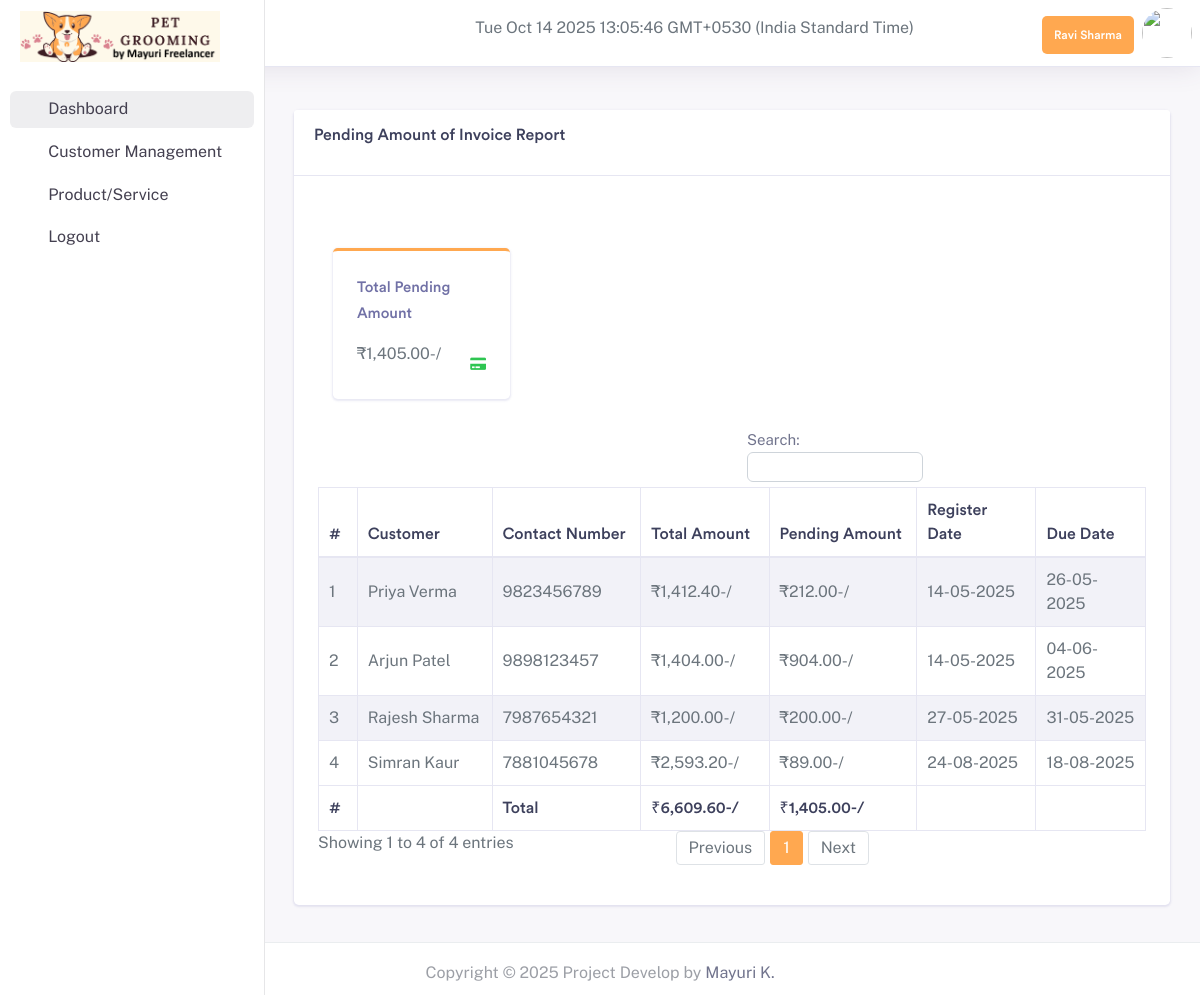
The app's page /pet_grooming/admin/pending_amount.php (signed in) with its own data.
### tables this page shows
CREATE TABLE `tbl_manage_website` (
  `id` int(11) NOT NULL,
  `title` varchar(600) NOT NULL,
  `short_title` varchar(600) NOT NULL,
  `logo` text NOT NULL,
  `footer` text NOT NULL,
  `currency_code` varchar(600) NOT NULL,
  `currency_symbol` varchar(255) DEFAULT NULL,
  `login_logo` text NOT NULL,
  `invoice_logo` text NOT NULL,
  `background_login_image` text NOT NULL,
  `status` int(11) NOT NULL,
  `deduct` tinyint(4) NOT NULL,
  `instance` varchar(400) NOT NULL,
  `access` varchar(400) NOT NULL,
  `term` longtext NOT NULL,
  `sign` varchar(200) NOT NULL,
  `bank` varchar(600) NOT NULL,
  `acc_no` varchar(600) NOT NULL,
  `ifsc` varchar(600) NOT NULL,
  `branch` varchar(600) NOT NULL,
  `badd` varchar(600) NOT NULL,
  `favicon` varchar(500) NOT NULL,
  `qr` varchar(600) NOT NULL
);

CREATE TABLE `tbl_invoice` (
  `id` int(100) NOT NULL,
  `build_date` date NOT NULL,
  `inv_no` varchar(50) NOT NULL,
  `user` varchar(100) NOT NULL,
  `customer_id` varchar(200) NOT NULL,
  `status` tinyint(4) NOT NULL COMMENT '0:order,1:estimate',
  `subtotal` double(10,2) NOT NULL,
  `discount` double(10,2) NOT NULL,
  `final_total` double(10,2) NOT NULL,
  `advance_total` int(100) NOT NULL,
  `due_total` int(100) NOT NULL,
  `paid_amt` int(100) NOT NULL,
  `ptype` int(50) NOT NULL,
  `delete_status` tinyint(4) NOT NULL,
  `currentdatetime` timestamp NOT NULL DEFAULT current_timestamp() ON UPDATE current_timestamp(),
  `created_date` date DEFAULT NULL,
  `due_date` date NOT NULL DEFAULT current_timestamp(),
  `gst_rate` double(10,2) NOT NULL
);

CREATE TABLE `tbl_customer` (
  `cust_id` int(11) NOT NULL,
  `cust_name` varchar(50) NOT NULL,
  `cust_mob` bigint(10) NOT NULL,
  `cust_email` varchar(50) NOT NULL,
  `cust_address` varchar(50) NOT NULL,
  `state` varchar(250) NOT NULL,
  `gstin` varchar(250) NOT NULL
);

### pet_grooming/admin/pending_amount.php (the view, shortened to what this page needs)
<?php include('include/head.php'); ?>
<?php include('include/header.php'); ?>
<?php include('include/sidebar.php'); ?>
<div class="dashboard-wrapper">
    <div class="container-fluid  dashboard-content">
        <div class="row">
            <div class="col-xl-12 col-lg-12 col-md-12 col-sm-12 col-12">
                <div class="card">
                    <div class="card-header">
                        <h4>Pending Amount of Invoice Report </h4>
                    </div>
                    <div class="card-body">
                        <br />
                        <br />
                        <div class="container">
                        <div class="row">
                                <div class="col-xl-3 col-lg-3 col-md-6 col-sm-12 col-12">
                                    <div class="card border-3 border-top border-top-primary">
                                        <div class="card-body">
                                            <h5 class="text-muted">Total Pending Amount</h5>
                                            <div class="metric-value d-inline-block">
                                                <?php
                                                $expense = $conn->prepare("SELECT SUM(due_total) FROM tbl_invoice WHERE delete_status ='0' AND status='0' ");
                                                $expense->execute();
                                                $totalExpense = $expense->fetchColumn();
                                               echo $record_website['currency_symbol'] . number_format1($totalExpense, 2, '.', ',');
                                                ?>-/
                                            </div>
                                            <div class="metric-label d-inline-block float-right text-success font-weight">
                                                <i class="fas fa-credit-card"></i>
                                            </div>
                                        </div>
                                    </div>
                                </div>
                        </div>
                    </div>
                        <div class="table-responsive">
                            <table id="example" class="table table-striped table-bordered second" style="width:100%">
                                <thead>
                                    <tr>
                                        <th>#</th>
                                        <th>Customer</th>
                                        <th>Contact Number</th>
                                        <th>Total Amount</th>
                                        <th>Pending Amount</th>
                                        <th>Register Date</th>
                                         <th>Due Date</th>
                                    </tr>
                                </thead>
                                <tbody>
                                    <?php
                                        $sql = "SELECT * FROM tbl_invoice
                                   WHERE  status='0' AND  delete_status='0' AND due_total!='0' ";
                                    $statement = $conn->prepare($sql);
                                    $statement->execute();
                                    $record = $statement->fetchAll();
                                    $no = 1;
                                    foreach ($record as $key) {
   $sql2 = "SELECT * FROM tbl_customer where cust_id=? ";
                                                 $st2 = $conn->prepare($sql2);
                                                 $st2->execute([$key['customer_id']]);
                                                 $rt2= $st2->fetch();
                                    ?>
                                        <tr>
                                            <td><?php echo $no;?></td>
                                            <td><?php echo  $rt2['cust_name']; ?> </td>
                                             <td><?php echo  $rt2['cust_mob']; ?> </td>
                                          <td><?php echo $record_website['currency_symbol'] . number_format1($key['final_total'], 2, '.', ','); ?>-/</td>
<td><?php echo $record_website['currency_symbol'] . number_format1($key['due_total'], 2, '.', ','); ?>-/</td>
                                         <td><?php echo date('d-m-Y', strtotime($key['build_date'])); ?></td>
<td><?php echo date('d-m-Y', strtotime($key['due_date'])); ?></td>
                                        </tr>
                                    <?php $no++;
                                    $tot+=$key['final_total'];
                                    $due+=$key['due_total'];
                                    } ?>
                                </tbody>
                                <tfoot>
                                    <tr>
                                    <th>#</th>
                                     <th></th>
                                        <th>Total</th>
                                 <th><?php echo $record_website['currency_symbol'] . number_format1($tot, 2, '.', ','); ?>-/</th>
<th><?php echo $record_website['currency_symbol'] . number_format1($due, 2, '.', ','); ?>-/</th>
                                        <th></th>
                                    </tr>
                                </tfoot>
                            </table>
                        </div>
                    </div>
                </div>
            </div>
        </div>
    </div>
    <?php include('include/footer.php'); ?>
</div>
</div>
</body>
</html>

### pet_grooming/admin/include/header.php (shortened to what this page needs)
<?php
require_once('../assets/constants/fetch-my-info.php');
?>
<?php
$stmt = $conn->prepare("SELECT * FROM tbl_admin WHERE id='".$_SESSION['id']."'");
$stmt->execute();
$result = $stmt->fetch(PDO::FETCH_ASSOC);
 $sql = "SELECT * FROM tbl_manage_website where status='0'";
  $statement = $conn->prepare($sql);
                                                 $statement->execute();
                                              $row = $statement->fetch(PDO::FETCH_ASSOC);
                                                                    extract($row);
function number_format1($number, $decimal = 2) {
    $decimalPart = '';
    $number = number_format((float)$number, $decimal, '.', '');
    if (strpos($number, '.') !== false) {
        list($number, $decimalPart) = explode('.', $number);
    }
    $last3 = substr($number, -3);
    $restUnits = substr($number, 0, -3);
    if ($restUnits != '') {
        $restUnits = preg_replace("/\B(?=(\d{2})+(?!\d))/", ",", $restUnits);
        $formatted = $restUnits . "," . $last3;
    } else {
        $formatted = $last3;
    }
    return $decimal > 0 ? $formatted . "." . $decimalPart : $formatted;
}
                                                                    ?>
<body>
    <div class="dashboard-main-wrapper">
        <div class="dashboard-header">
            <nav class="navbar navbar-expand-lg bg-white fixed-top">
                <div class="collapse navbar-collapse " id="navbarSupportedContent">
                    <ul class="navbar-nav ml-auto navbar-right-top">
                                                      <li class="mt-3 text-start" style="margin-right:120px;text-color:black;">
                              <?php
echo date('D M d Y H:i:s') . ' GMT+0530 (India Standard Time)';
?>
                               </li>
                         <li class="pt-3">
                             <div class="nav-user-info title3 info-user">
                                    <h6 class="mb-0 text-white nav-user-name"><?=$result['fname'];?><?=$result['lname'];?> </h6>
                                </div>
                         </li>
                         <li class="nav-item dropdown nav-user">
                            <a class="nav-link nav-user-img" href="profile.php" id="navbarDropdownMenuLink2" data-toggle="dropdown" aria-haspopup="true" aria-expanded="false"><img src="../assets/uploadImage/Profile/<?=$result['image']?>" alt="" class="user-avatar-md rounded-circle"></a>
                        </li>
   </ul>
                </div>
            </nav>
        </div>

### pet_grooming/admin/include/sidebar.php (shortened to what this page needs)
<?php
   require_once('../assets/constants/fetch-my-info.php');
$stmt_web = $conn->prepare("SELECT * FROM `tbl_manage_website` ");
 $stmt_web->execute();
$record_website=$stmt_web->fetch();
                  $stmt = $conn->prepare("SELECT * FROM tbl_admin WHERE id='".$_SESSION['id']."'");
                   $stmt->execute();
                   $admin = $stmt->fetch(PDO::FETCH_ASSOC);
                   $userroles=$_SESSION['userroles'];
                   ?>
<div class="nav-left-sidebar sidebar-light">
   <div class="menu-list">
        <a class="navbar-brand" href="index.php">
                                <img class="img-fluid" src="../assets/uploadImage/Logo/<?php echo $login_logo; ?>" style="width:200px;height:auto;" alt="Theme-Logo" />
                            </a>
      <nav class="navbar navbar-expand-lg navbar-light">
         <div class="collapse navbar-collapse" id="navbarNav">
            <ul class="navbar-nav flex-column">
               <li class="nav-item mt-1">
                  <a class="nav-link active" href="index.php"><i class="ti ti-smart-home me-2"></i>Dashboard </a>
               </li>
                 <?php if (in_array('Customer Management',$userroles) || ($admin['role_id']==0))
                  { ?>
               <li class="nav-item ">
                  <a class="nav-link  " href="view_customer.php"><i class="ti ti-user-plus me-2"></i>Customer Management</a>
               </li>
<?php  } ?>
                <?php if (in_array('Product/Service Management',$userroles) || ($admin['role_id']==0))
                  { ?>
               <li class="nav-item ">
                  <a class="nav-link " href="productdisplay.php"><i class="ti ti-list-details me-2"></i>Product/Service</a>
               </li>
               <?php  } ?>
               <li class="nav-item ">
                  <a class="nav-link " href="../logout.php"><i class="ti ti-logout me-2"></i>Logout</a>
               </li>
            </ul>
         </div>
      </nav>
   </div>
</div>

### pet_grooming/admin/include/footer.php (style rules this page uses)
html { overflow-x: hidden !important; }

### records on screen
tbl_manage_website: login_logo (picture), currency_symbol "₹"
tbl_invoice: customer.cust_name "Priya Verma", customer.cust_mob "9823456789", final_total "1,412.40", due_total "212.00", build_date "14-05-2025", due_date "26-05-2025"
tbl_invoice: customer.cust_name "Arjun Patel", customer.cust_mob "9898123457", final_total "1,404.00", due_total "904.00", build_date "14-05-2025", due_date "04-06-2025"
tbl_invoice: customer.cust_name "Rajesh Sharma", customer.cust_mob "7987654321", final_total "1,200.00", due_total "200.00", build_date "27-05-2025", due_date "31-05-2025"
tbl_invoice: customer.cust_name "Simran Kaur", customer.cust_mob "7881045678", final_total "2,593.20", due_total "89.00", build_date "24-08-2025", due_date "18-08-2025"

### other values on screen
$result['fname'] "Ravi"
$result['lname'] "Sharma"
number_format1($totalExpense, 2, '.', ',') "1,405.00"
number_format1($tot, 2, '.', ',') "6,609.60"
number_format1($due, 2, '.', ',') "1,405.00"
